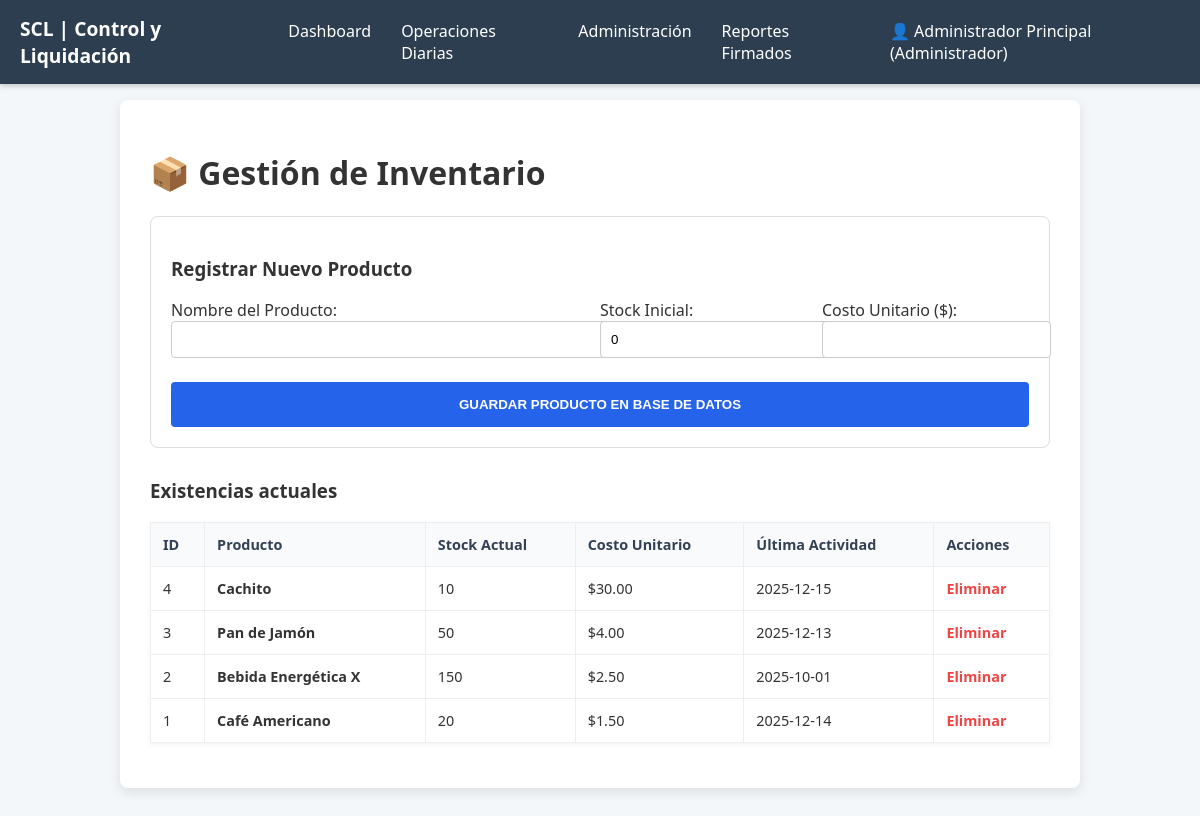
Page /gestion/form_inventario.php (signed in) on the committed database.
### tables this page shows
CREATE TABLE `inventario` (
  `id_producto` int(11) NOT NULL,
  `nombre_producto` varchar(100) NOT NULL,
  `stock_actual` int(11) NOT NULL,
  `costo_unitario` decimal(10,2) NOT NULL,
  `ultima_venta_fecha` date DEFAULT NULL
);

### gestion/form_inventario.php (the view, shortened to what this page needs)
<?php
include '../includes/db_connect.php';
$resultado_inventario = $conn->query("SELECT * FROM inventario ORDER BY id_producto DESC");
?>
<!DOCTYPE html>
<html lang="es">
<head>
    <link rel="stylesheet" href="../css/style.css">
</head>
<body>
    <?php include '../includes/menu.php'; ?>
    <div class="report-container">
        <h1>📦 Gestión de Inventario</h1>
        <div class="form-box">
            <h3>Registrar Nuevo Producto</h3>
            <form method="POST">
                <div class="grid-inputs">
                    <div>
                        <label>Nombre del Producto:</label>
                        <input type="text" name="nombre_producto" required style="width:100%; padding:10px; border: 1px solid #ccc; border-radius:4px;">
                    </div>
                    <div>
                        <label>Stock Inicial:</label>
                        <input type="number" name="stock_actual" value="0" style="width:100%; padding:10px; border: 1px solid #ccc; border-radius:4px;">
                    </div>
                    <div>
                        <label>Costo Unitario ($):</label>
                        <input type="number" step="0.01" name="costo_unitario" required style="width:100%; padding:10px; border: 1px solid #ccc; border-radius:4px;">
                    </div>
                </div>
                <button type="submit" name="btn_guardar" class="btn-add">GUARDAR PRODUCTO EN BASE DE DATOS</button>
            </form>
        </div>
        <section>
            <h3>Existencias actuales</h3>
            <table>
                <thead>
                    <tr>
                        <th>ID</th>
                        <th>Producto</th>
                        <th>Stock Actual</th>
                        <th>Costo Unitario</th>
                        <th>Última Actividad</th>
                        <th>Acciones</th>
                    </tr>
                </thead>
                <tbody>
                    <?php if ($resultado_inventario && $resultado_inventario->num_rows > 0): ?>
                        <?php while($row = $resultado_inventario->fetch_assoc()): ?>
                        <tr>
                            <td><?php echo $row['id_producto']; ?></td>
                            <td><strong><?php echo htmlspecialchars($row['nombre_producto']); ?></strong></td>
                            <td><?php echo $row['stock_actual']; ?></td>
                            <td>$<?php echo number_format($row['costo_unitario'], 2); ?></td>
                            <td><?php echo $row['ultima_venta_fecha'] ?? 'Sin datos'; ?></td>
                            <td>
                                <a href="?delete_id=<?php echo $row['id_producto']; ?>"
                                   onclick="return confirm('¿Eliminar producto definitivamente?')" class="btn-del">Eliminar</a>
                            </td>
                        </tr>
                        <?php endwhile; ?>
                    <?php else: ?>
                        <tr>
                            <td colspan="6" style="text-align: center; color: gray;">No hay productos registrados.</td>
                        </tr>
                    <?php endif; ?>
                </tbody>
            </table>
        </section>
    </div>
</body>
</html>

### css/style.css (style rules this page uses)
body { font-family: 'Segoe UI', Tahoma, Geneva, Verdana, sans-serif; background-color: #f4f7f9; margin: 0; padding: 20px; color: #333; }
.report-container { max-width: 900px; margin: 20px auto; background-color: #ffffff; box-shadow: 0 4px 12px rgba(0, 0, 0, 0.1); padding: 30px; border-radius: 8px; }
table { width: 100%; border-collapse: collapse; margin: 15px 0; box-shadow: 0 2px 5px rgba(0, 0, 0, 0.05); }
th, td { border: 1px solid #e0e0e0; padding: 12px 15px; text-align: left; font-size: 0.9em; }
th { background-color: #f0f8ff; color: #333; font-weight: bold; }
.report-container { margin-top: 80px; }

### gestion/form_inventario.php (style rules this page uses)
.form-box { background: white; padding: 20px; border-radius: 8px; margin-bottom: 30px; border: 1px solid #ddd; }
.grid-inputs { display: grid; grid-template-columns: 2fr 1fr 1fr; gap: 15px; }
table { width: 100%; border-collapse: collapse; background: white; margin-top: 10px; }
th, td { padding: 12px; border: 1px solid #eee; text-align: left; }
th { background: #f8fafc; color: #334155; }
.btn-add { background: #2563eb; color: white; padding: 10px; border: none; border-radius: 4px; cursor: pointer; width: 100%; height: 45px; margin-top: 24px; font-weight: bold; }
.btn-del { color: #ef4444; text-decoration: none; font-weight: bold; }

### rows in the picture
inventario: id_producto "4", nombre_producto "Cachito", stock_actual "10", costo_unitario "30.00", ultima_venta_fecha "2025-12-15"
inventario: id_producto "3", nombre_producto "Pan de Jamón", stock_actual "50", costo_unitario "4.00", ultima_venta_fecha "2025-12-13"
inventario: id_producto "2", nombre_producto "Bebida Energética X", stock_actual "150", costo_unitario "2.50", ultima_venta_fecha "2025-10-01"
inventario: id_producto "1", nombre_producto "Café Americano", stock_actual "20", costo_unitario "1.50", ultima_venta_fecha "2025-12-14"

### other values in the picture
$user_display "Administrador Principal (Administrador)"
